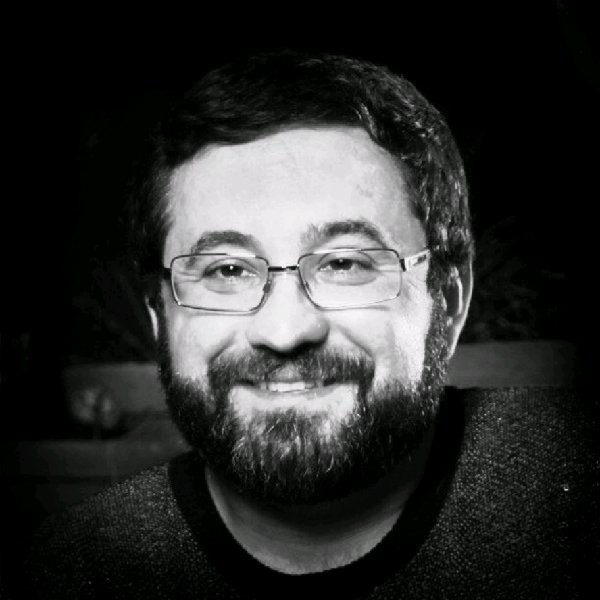
#> input picture assets/joao-jose-profile.png, 600 x 600 px
$ python optimize_profile_image.py
#> lines starting #> are read from the running program, lines starting #| are printed output that depends on the picture
"""Generate the responsive WebP assets from the original portrait.

Run with Python and Pillow installed. The site itself has no build dependency.
"""

from pathlib import Path

from PIL import Image, ImageOps


def main():
    assets = Path(__file__).resolve().parents[1] / "assets"
    source = assets / "joao-jose-profile.png"
    with Image.open(source) as original:
#> original is the input picture: PIL image 600x600 RGB; mean R, G, B 46.5, 47.2, 46.3
        portrait = ImageOps.exif_transpose(original).convert("RGB")
        if portrait.width != portrait.height:
            raise ValueError("The profile portrait must be square; review its crop first.")

        for width in (100, 150, 200, 300):
            output = assets / f"joao-jose-profile-{width}.webp"
            resized = portrait.resize((width, width), Image.Resampling.LANCZOS)
            resized.save(output, "WEBP", quality=84, method=6)
            reduction = 100 * (1 - output.stat().st_size / source.stat().st_size)
            print(f"{output.name}: {output.stat().st_size:,} bytes ({reduction:.1f}% smaller)")
#> this loop made 4 passes
#> pass 1, in main, `resized = portrait.resize((width, width), Image.Resampling.LANCZOS)`:
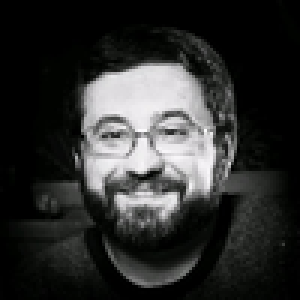
#> resized: PIL image 100x100 RGB (shown 3 times larger); mean R, G, B 46.6, 47.2, 46.3
#> pass 2, in main, `resized = portrait.resize((width, width), Image.Resampling.LANCZOS)`:
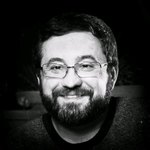
#> resized: PIL image 150x150 RGB; mean R, G, B 46.5, 47.2, 46.3


if __name__ == "__main__":
    main()
